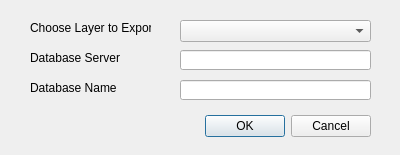
<?xml version="1.0" encoding="UTF-8"?>
<ui version="4.0">
 <class>SiliconSaberDialogBase</class>
 <widget class="QDialog" name="SiliconSaberDialogBase">
  <property name="geometry">
   <rect>
    <x>0</x>
    <y>0</y>
    <width>400</width>
    <height>155</height>
   </rect>
  </property>
  <property name="windowTitle">
   <string>SiliconSaber - Export Layer</string>
  </property>
  <widget class="QDialogButtonBox" name="button_box">
   <property name="geometry">
    <rect>
     <x>30</x>
     <y>110</y>
     <width>341</width>
     <height>32</height>
    </rect>
   </property>
   <property name="orientation">
    <enum>Qt::Horizontal</enum>
   </property>
   <property name="standardButtons">
    <set>QDialogButtonBox::Cancel|QDialogButtonBox::Ok</set>
   </property>
  </widget>
  <widget class="QComboBox" name="layerList">
   <property name="geometry">
    <rect>
     <x>180</x>
     <y>20</y>
     <width>191</width>
     <height>22</height>
    </rect>
   </property>
  </widget>
  <widget class="QLabel" name="label">
   <property name="geometry">
    <rect>
     <x>30</x>
     <y>20</y>
     <width>121</width>
     <height>16</height>
    </rect>
   </property>
   <property name="text">
    <string>Choose Layer to Export</string>
   </property>
  </widget>
  <widget class="QLineEdit" name="dbServer">
   <property name="geometry">
    <rect>
     <x>180</x>
     <y>50</y>
     <width>191</width>
     <height>20</height>
    </rect>
   </property>
   <property name="text">
    <string/>
   </property>
  </widget>
  <widget class="QLabel" name="label_2">
   <property name="geometry">
    <rect>
     <x>30</x>
     <y>50</y>
     <width>121</width>
     <height>16</height>
    </rect>
   </property>
   <property name="text">
    <string>Database Server</string>
   </property>
  </widget>
  <widget class="QLineEdit" name="dbName">
   <property name="geometry">
    <rect>
     <x>180</x>
     <y>80</y>
     <width>191</width>
     <height>20</height>
    </rect>
   </property>
  </widget>
  <widget class="QLabel" name="label_3">
   <property name="geometry">
    <rect>
     <x>30</x>
     <y>80</y>
     <width>121</width>
     <height>16</height>
    </rect>
   </property>
   <property name="text">
    <string>Database Name</string>
   </property>
  </widget>
 </widget>
 <resources/>
 <connections>
  <connection>
   <sender>button_box</sender>
   <signal>accepted()</signal>
   <receiver>SiliconSaberDialogBase</receiver>
   <slot>accept()</slot>
   <hints>
    <hint type="sourcelabel">
     <x>20</x>
     <y>20</y>
    </hint>
    <hint type="destinationlabel">
     <x>20</x>
     <y>20</y>
    </hint>
   </hints>
  </connection>
  <connection>
   <sender>button_box</sender>
   <signal>rejected()</signal>
   <receiver>SiliconSaberDialogBase</receiver>
   <slot>reject()</slot>
   <hints>
    <hint type="sourcelabel">
     <x>20</x>
     <y>20</y>
    </hint>
    <hint type="destinationlabel">
     <x>20</x>
     <y>20</y>
    </hint>
   </hints>
  </connection>
 </connections>
</ui>
